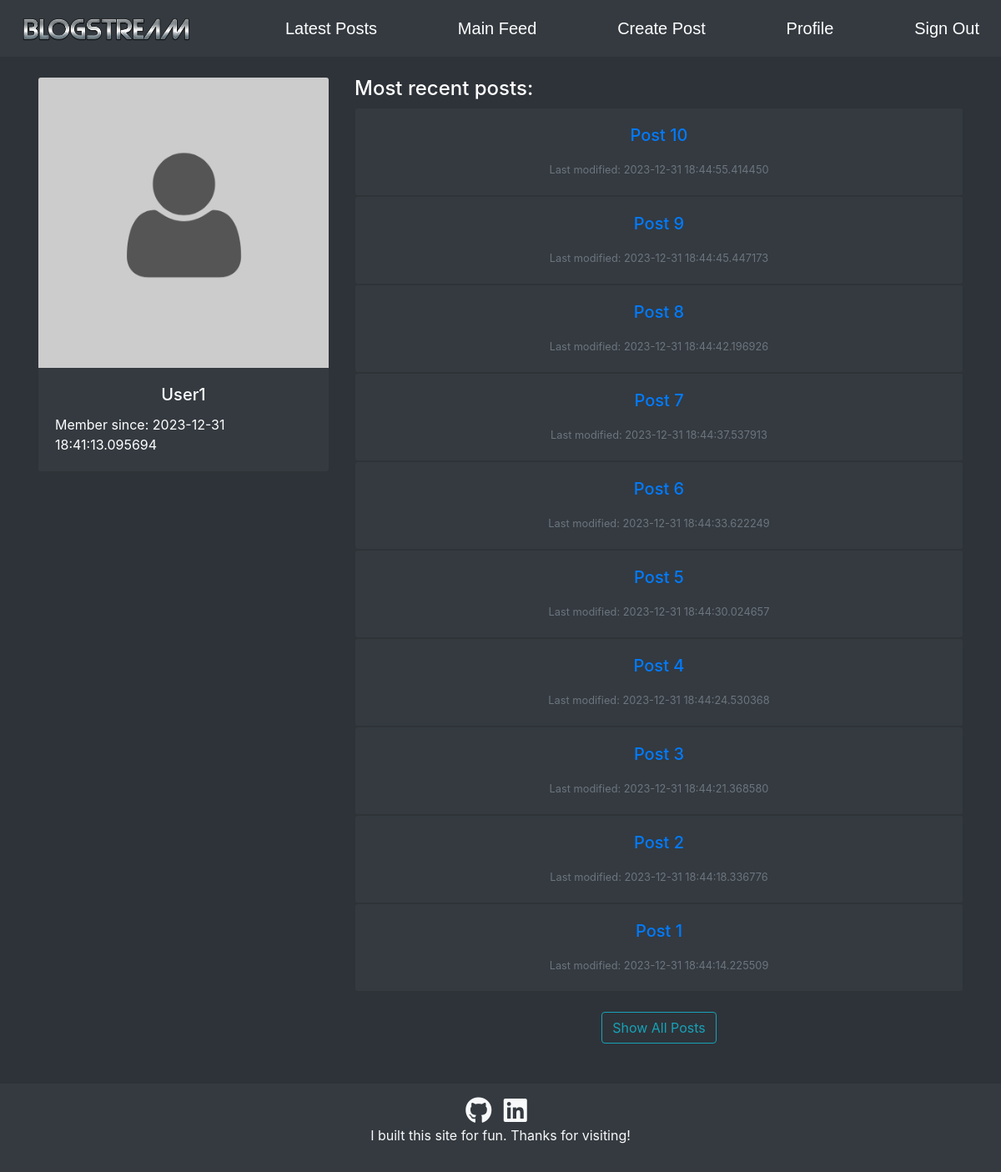
The app's page /user/1 (signed in) with its own data.
### tables this page shows
CREATE TABLE users(UserID INTEGER NOT NULL PRIMARY KEY, Username text NOT NULL UNIQUE, Password text, About text, JoinDate text);

CREATE TABLE posts(PostID INTEGER NOT NULL PRIMARY KEY, UserID INTEGER NOT NULL, Title text NOT NULL, Text text, Date text, Likes INTEGER NOT NULL);

### app/__init__.py (the view)
@app.route("/user/<userid>", methods=['GET'])
def get_user(userid):
    cursor = db.cursor()
    cursor.execute('SELECT Username, JoinDate FROM users WHERE UserID=?', (userid,))
    userData = cursor.fetchone()
    if userData and 'userID' in session:
        username = userData[0]
        join_date = userData[1]
        cursor.execute('SELECT * FROM posts WHERE UserID=?', (userid,))
        posts = cursor.fetchall()
        return render_template("user_profile.html", userid = userid, username = username, join_date = join_date, posts = posts[-10:][::-1], logged_in="True")
    else:
        return render_template("error.html")

### app/templates/user_profile.html (shortened to what this page needs)
<!DOCTYPE html>
<html>
{% extends "navbar.html" %}
{% block body %}
<body>
    <div class="container mt-4">
        <div class="row">
            <div class="col-md-4">
                <div class="card bg-dark text-white">
                    <img src="../static/img/generic_user.jpg" class="card-img-top" alt="User Image">
                    <div class="card-body">
                        <h5 class="card-title text-center">{{ username }}</h5>
                        <p class="card-text">Member since: {{ join_date }}</p>
                    </div>
                </div>
            </div>
            <div class="col-md-8">
                <h4 class="text-white">Most recent posts:</h4>
                <div>
                    {% if posts %}
                        {% for post in posts|sort(attribute='4')|reverse %}
                        <div class="card bg-dark text-white">
                            <div class="card-body text-center">
                                <h5 class="card-title mb-3"><a href="/post/{{ post[0] }}">{{ post[2] }}</a></h5>
                                <p class="card-text"><small class="text-muted">Last modified: {{ post[4] }}</small></p>
                            </div>
                        </div>
                        {% endfor %}
                        <br>
                        <div class="text-center">
                            <a class="btn btn-outline-info" role="button" href="/user/{{userid}}/posts">Show All Posts</a>
                        </div>
                        <br>
                    {% else %}
                        <p class="text-white text-center">This user has no posts.</p>
                    {% endif %}
                </div>
            </div>
        </div>
    </div>
</body>
{% endblock %}

### app/static/css/main.css (style rules this page uses)
body { background-color:#2e3339; }
.btn { flex: 1; margin: 0 5px; }

### records on screen
users: Username "User1", JoinDate "2023-12-31 18:41:13.095694"
posts: Title "Post 10", Date "2023-12-31 18:44:55.414450"
posts: Title "Post 9", Date "2023-12-31 18:44:45.447173"
posts: Title "Post 8", Date "2023-12-31 18:44:42.196926"
posts: Title "Post 7", Date "2023-12-31 18:44:37.537913"
posts: Title "Post 6", Date "2023-12-31 18:44:33.622249"
posts: Title "Post 5", Date "2023-12-31 18:44:30.024657"
posts: Title "Post 4", Date "2023-12-31 18:44:24.530368"
posts: Title "Post 3", Date "2023-12-31 18:44:21.368580"
posts: Title "Post 2", Date "2023-12-31 18:44:18.336776"
posts: Title "Post 1", Date "2023-12-31 18:44:14.225509"
